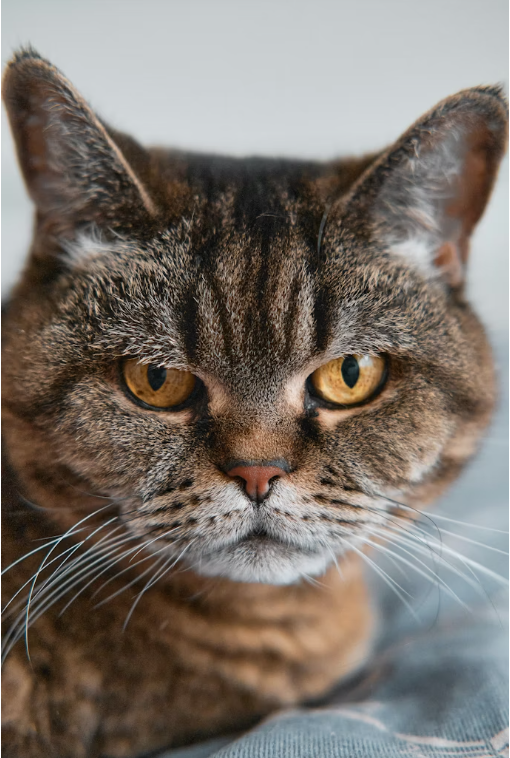
#> input picture DIP/cat.png, 510 x 758 px
$ jupyter execute 18.ipynb
#> lines starting #> are read from the running program, lines starting #| are printed output that depends on the picture; after the words box and inside, x2 and y2 are one past the last pixel; in counts of white or black regions, pixels touching at a corner belong together
## Problem 18
Manual boundary extraction using binary image erosion.

[cell 1]
import cv2
import matplotlib.pyplot as plt
import numpy as np

image = cv2.imread("cat.png")
#> image is the input picture: shape (758, 510, 3); mean B, G, R 107.2, 114.9, 123.1
height, width = image.shape[:2]
#> height = 758; width = 510
binary = np.zeros((height, width), dtype=np.uint8)

# Convert the image to binary manually.
for row in range(height):
    for col in range(width):
        blue = int(image[row, col, 0])
        green = int(image[row, col, 1])
        red = int(image[row, col, 2])
        gray = int(0.114 * blue + 0.587 * green + 0.299 * red)
        if gray > 127:
            binary[row, col] = 255
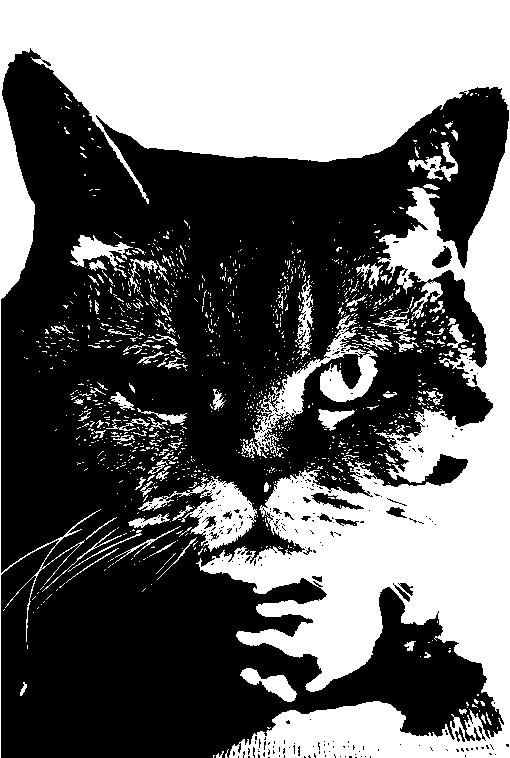
#> binary: shape (758, 510); 41.3% white; 1188 white regions (1093 under 20 px), largest, box (x1, y1, x2, y2) and area: (0, 0, 510, 758) 139758, (241, 315, 378, 458) 4007, (138, 476, 257, 552) 2934

# Manual erosion with a 3x3 square kernel.
eroded = np.zeros((height, width), dtype=np.uint8)
for row in range(1, height - 1):
    for col in range(1, width - 1):
        keep_pixel = True
        for kernel_row in range(3):
            for kernel_col in range(3):
                if binary[row + kernel_row - 1, col + kernel_col - 1] == 0:
                    keep_pixel = False
        if keep_pixel:
            eroded[row, col] = 255
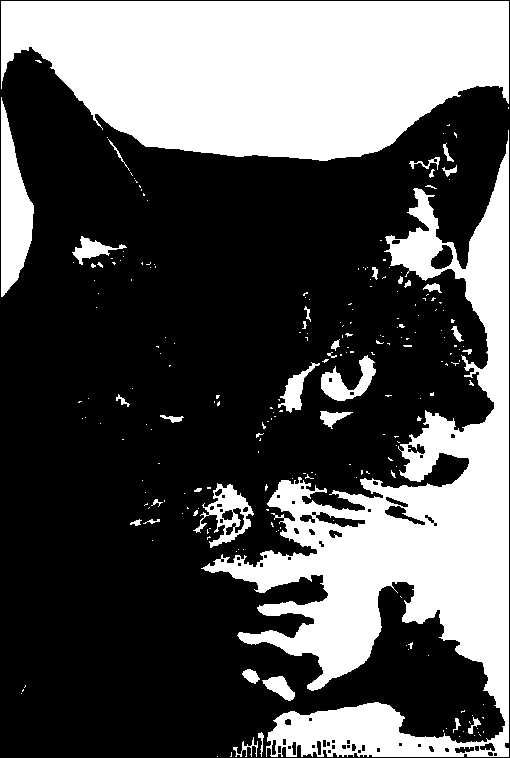
#> eroded: shape (758, 510); 34.4% white; 227 white regions (192 under 20 px), largest, box (x1, y1, x2, y2) and area: (1, 1, 509, 161) 63323, (201, 130, 509, 757) 58898, (1, 97, 34, 297) 3804

# Boundary = original binary image - eroded image.
boundary = np.zeros((height, width), dtype=np.uint8)
for row in range(height):
    for col in range(width):
        if binary[row, col] == 255 and eroded[row, col] == 0:
            boundary[row, col] = 255
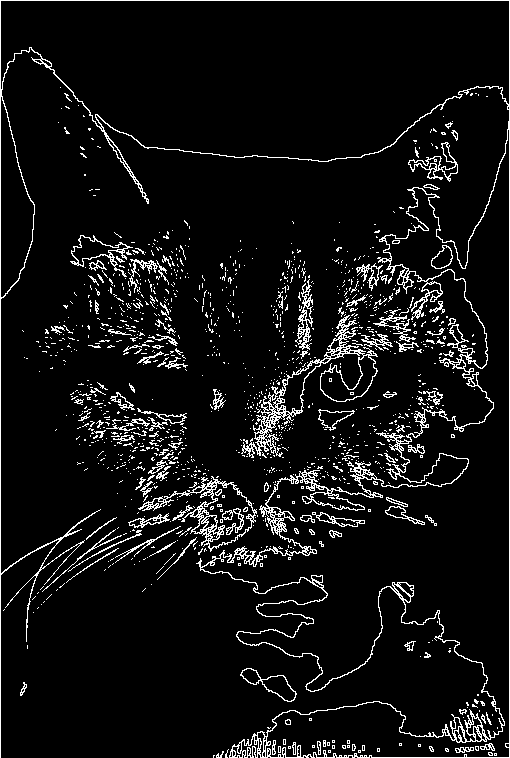
#> boundary: shape (758, 510); 6.9% white in thin lines or dots

plt.figure(figsize=(12, 4))
plt.subplot(1, 3, 1)
plt.imshow(image[:, :, ::-1])
plt.title("Original")
plt.axis("off")

plt.subplot(1, 3, 2)
plt.imshow(binary, cmap="gray")
plt.title("Binary")
plt.axis("off")

plt.subplot(1, 3, 3)
plt.imshow(boundary, cmap="gray")
plt.title("Boundary")
plt.axis("off")
plt.tight_layout()
plt.show()
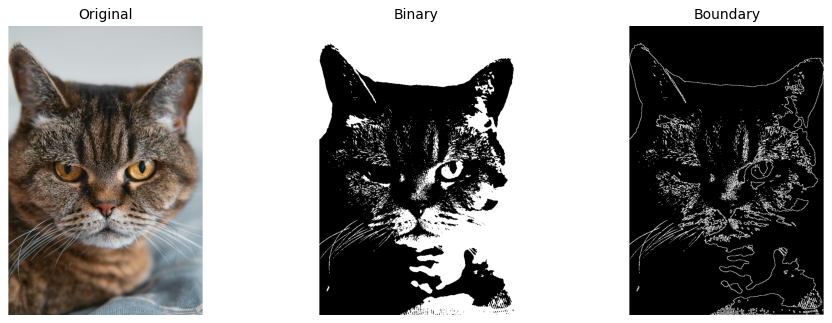
#> figure drawn by matplotlib, 3 panels
